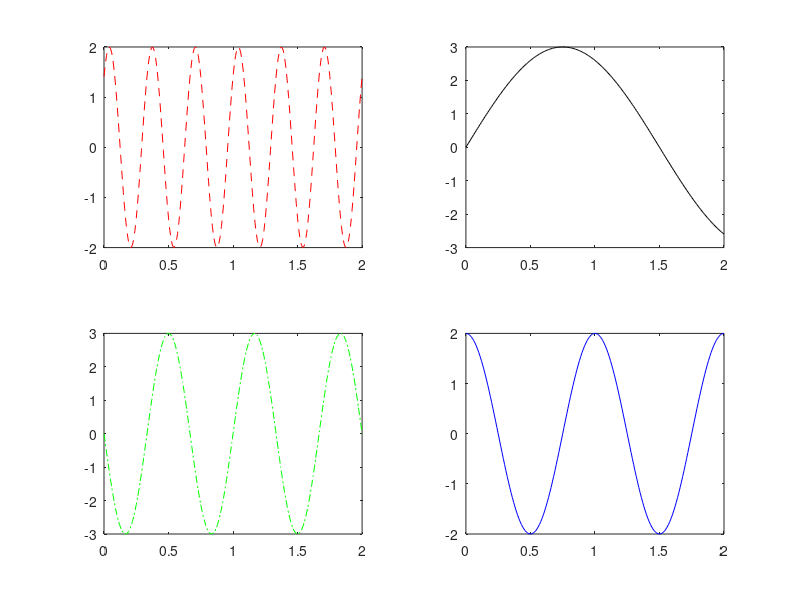

The MATLAB script that drew this image: (Note: this script raises an error after producing the figure.)
%% UVOD 
A = magic(3);
B = eye(3);
if size(A)==size(B)
    C=A+B;
else
    disp("Greska");
end
%% zadatak 1
n = 5;
faktorijel = 1;
for i = 1:n
    faktorijel = faktorijel*i;
end

faktorijel

%% zadatak 2
mat = zeros(5);
for i = 1:5
    for j=1:5        
        if i+j==6
            mat(i,j) = 6;
        end
        if i == j
            mat(i,j) = 2;
        end
    end
end
mat
%% zadatak 3 a
A = magic(5);
minimalni = inf;
for i = 1:5
    for j=1:5   
        if A(i,j) < minimalni
            minimalni = A(i,j);
            vrsta = i;
            kolona = j;
        end
    end
end
A
minimalni
vrsta
kolona

min(min(A))
% ili min(A(:))

%% zad3 b
I = eye(5);
maksimalni = -inf;
for i = 1:5
    for j=1:5        
        if i == j
            if A(i,j)>maksimalni
               maksimalni = A(i, j);
               kolona = j;
               vrsta = i;
            end
        end
    end
end

maksimalni
vrsta
kolona

%% zad3 c
zbir = 0;
for i = 1:5
    for j=1:5        
        if rem((i + j), 2) == 0
            zbir = zbir+ A(i,j);
        end
    end
end
zbir

%% zad 4
niz = rand(1, 25);
niz = niz*100;
max(niz)
min(niz)
mean(niz)

%% zad 5a
% isto uraditi za trapez, pravu..
t = 0:0.01:10;
x = 4*sin(2*pi*t);
plot(t, x)

%% b
x = 4*sin(2*pi*t+pi/2);
plot(t, x)

%% c
x = 4*sin(pi*t+pi/2);
plot(t, x)

%% sve zajedno
t = 0:0.01:10;
x = 4*sin(2*pi*t);
subplot(3, 1, 1), plot(t, x, 'b--');
xlabel('t(s)')
ylabel('y(s)')
title("Signal 4sin(2pi*t)")
x = 4*sin(2*pi*t+pi/2);
subplot(3, 1, 2), plot(t, x, 'r');
xlabel('t(s)')
ylabel('y(s)')
title("Signal 4*sin(2*pi*t+pi/2))")
x = 4*sin(pi*t+pi/2);
subplot(3, 1, 3), plot(t, x, 'g-.');
xlabel('t(s)')
ylabel('y(s)')
title("Signal 4*sin(pi*t+pi/2)")

%% d
t = 0:0.01:2;
x = 2*sin(6*pi*t + pi/4);
subplot(2, 2, 1), plot(t, x, 'r--');
x1 = 3*sin(t*(2*pi)/3);
subplot(2, 2, 2), plot(t, x1, 'black');
x2 = 3*sin(3*pi*t+pi);
subplot(2, 2, 3), plot(t, x2, 'g-.');
x3 = 2*sin(2*pi*t+pi/2); 
subplot(2, 2, 4), plot(t, x3, 'b');

%% c

t = -5:0.01:5;
u = heaviside(t);
u2= heaviside(t-3);
x = u-u2;
subplot(3, 1, 1), plot(t, x);
grid on
ylim([-1, 1.5])

x_inv = heaviside(-t)-heaviside(-t-3);
even = (x+x_inv) /2;
subplot(3, 1, 2), plot(t, even);
grid on
ylim([-1, 1.5])

odd = (x-x_inv) /2;
subplot(3, 1, 3), plot(t, odd);
grid on
ylim([-1, 1.5])

%% d.1
s = [-5, -2, -1, 0, 1, 2, 3, 7];
n = [0, 0, 1, 0, 1, 1, 0, 0];
plot(s, n)
%% d.2
t = -5:0.01:5;
x1=(t+2).*(heaviside(t+2)-heaviside(t+1));
x2=(-t).*(heaviside(t+1)-heaviside(t));
x3=t.*(heaviside(t)-heaviside(t-1));
x4=heaviside(t-1)-heaviside(t-2);
x5=(-t+3).*(heaviside(t-2)-heaviside(t-3));
x=x1+x2+x3+x4+x5;
plot(t, x)
ylim([-0.5, 1.5])












